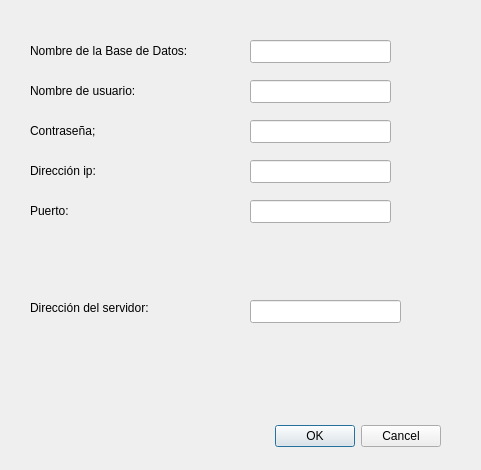
<?xml version="1.0" encoding="UTF-8"?>
<ui version="4.0">
 <class>ConfigDialog</class>
 <widget class="QDialog" name="ConfigDialog">
  <property name="geometry">
   <rect>
    <x>0</x>
    <y>0</y>
    <width>481</width>
    <height>470</height>
   </rect>
  </property>
  <property name="windowTitle">
   <string>Dialog</string>
  </property>
  <widget class="QDialogButtonBox" name="buttonBox">
   <property name="geometry">
    <rect>
     <x>100</x>
     <y>420</y>
     <width>341</width>
     <height>32</height>
    </rect>
   </property>
   <property name="orientation">
    <enum>Qt::Horizontal</enum>
   </property>
   <property name="standardButtons">
    <set>QDialogButtonBox::Cancel|QDialogButtonBox::Ok</set>
   </property>
  </widget>
  <widget class="QLabel" name="label">
   <property name="geometry">
    <rect>
     <x>30</x>
     <y>40</y>
     <width>181</width>
     <height>21</height>
    </rect>
   </property>
   <property name="text">
    <string>Nombre de la Base de Datos:</string>
   </property>
  </widget>
  <widget class="QLabel" name="label_2">
   <property name="geometry">
    <rect>
     <x>30</x>
     <y>80</y>
     <width>181</width>
     <height>21</height>
    </rect>
   </property>
   <property name="text">
    <string>Nombre de usuario:</string>
   </property>
  </widget>
  <widget class="QLabel" name="label_3">
   <property name="geometry">
    <rect>
     <x>30</x>
     <y>120</y>
     <width>181</width>
     <height>21</height>
    </rect>
   </property>
   <property name="text">
    <string>Contraseña;</string>
   </property>
  </widget>
  <widget class="QLabel" name="label_4">
   <property name="geometry">
    <rect>
     <x>30</x>
     <y>160</y>
     <width>181</width>
     <height>21</height>
    </rect>
   </property>
   <property name="text">
    <string>Dirección ip:</string>
   </property>
  </widget>
  <widget class="QLabel" name="label_5">
   <property name="geometry">
    <rect>
     <x>30</x>
     <y>200</y>
     <width>181</width>
     <height>21</height>
    </rect>
   </property>
   <property name="text">
    <string>Puerto:</string>
   </property>
  </widget>
  <widget class="QLabel" name="label_6">
   <property name="geometry">
    <rect>
     <x>30</x>
     <y>300</y>
     <width>161</width>
     <height>16</height>
    </rect>
   </property>
   <property name="text">
    <string>Dirección del servidor:</string>
   </property>
  </widget>
  <widget class="QLineEdit" name="txtAdress">
   <property name="geometry">
    <rect>
     <x>250</x>
     <y>300</y>
     <width>151</width>
     <height>23</height>
    </rect>
   </property>
  </widget>
  <widget class="QLineEdit" name="txtDb">
   <property name="geometry">
    <rect>
     <x>250</x>
     <y>40</y>
     <width>141</width>
     <height>23</height>
    </rect>
   </property>
  </widget>
  <widget class="QLineEdit" name="txtUser">
   <property name="geometry">
    <rect>
     <x>250</x>
     <y>80</y>
     <width>141</width>
     <height>23</height>
    </rect>
   </property>
  </widget>
  <widget class="QLineEdit" name="txtPass">
   <property name="geometry">
    <rect>
     <x>250</x>
     <y>120</y>
     <width>141</width>
     <height>23</height>
    </rect>
   </property>
  </widget>
  <widget class="QLineEdit" name="txtIp">
   <property name="geometry">
    <rect>
     <x>250</x>
     <y>160</y>
     <width>141</width>
     <height>23</height>
    </rect>
   </property>
  </widget>
  <widget class="QLineEdit" name="txtPort">
   <property name="geometry">
    <rect>
     <x>250</x>
     <y>200</y>
     <width>141</width>
     <height>23</height>
    </rect>
   </property>
  </widget>
 </widget>
 <tabstops>
  <tabstop>txtDb</tabstop>
  <tabstop>txtUser</tabstop>
  <tabstop>txtPass</tabstop>
  <tabstop>txtIp</tabstop>
  <tabstop>txtPort</tabstop>
  <tabstop>txtAdress</tabstop>
  <tabstop>buttonBox</tabstop>
 </tabstops>
 <resources/>
 <connections>
  <connection>
   <sender>buttonBox</sender>
   <signal>accepted()</signal>
   <receiver>ConfigDialog</receiver>
   <slot>accept()</slot>
   <hints>
    <hint type="sourcelabel">
     <x>248</x>
     <y>254</y>
    </hint>
    <hint type="destinationlabel">
     <x>157</x>
     <y>274</y>
    </hint>
   </hints>
  </connection>
  <connection>
   <sender>buttonBox</sender>
   <signal>rejected()</signal>
   <receiver>ConfigDialog</receiver>
   <slot>reject()</slot>
   <hints>
    <hint type="sourcelabel">
     <x>316</x>
     <y>260</y>
    </hint>
    <hint type="destinationlabel">
     <x>286</x>
     <y>274</y>
    </hint>
   </hints>
  </connection>
 </connections>
</ui>
